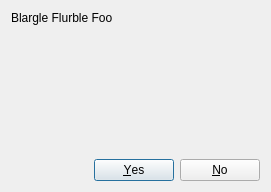
<?xml version="1.0" encoding="UTF-8"?>
<ui version="4.0">
 <class>ConfBox</class>
 <widget class="QDialog" name="ConfBox">
  <property name="geometry">
   <rect>
    <x>0</x>
    <y>0</y>
    <width>271</width>
    <height>192</height>
   </rect>
  </property>
  <property name="sizePolicy">
   <sizepolicy hsizetype="Preferred" vsizetype="Preferred">
    <horstretch>0</horstretch>
    <verstretch>0</verstretch>
   </sizepolicy>
  </property>
  <property name="windowTitle">
   <string>Query</string>
  </property>
  <property name="modal">
   <bool>true</bool>
  </property>
  <layout class="QVBoxLayout" name="verticalLayout_2">
   <item>
    <layout class="QVBoxLayout" name="verticalLayout">
     <item>
      <widget class="QLabel" name="label">
       <property name="sizePolicy">
        <sizepolicy hsizetype="Preferred" vsizetype="Preferred">
         <horstretch>0</horstretch>
         <verstretch>0</verstretch>
        </sizepolicy>
       </property>
       <property name="cursor">
        <cursorShape>ArrowCursor</cursorShape>
       </property>
       <property name="text">
        <string>Blargle Flurble Foo</string>
       </property>
      </widget>
     </item>
     <item>
      <spacer name="verticalSpacer">
       <property name="orientation">
        <enum>Qt::Vertical</enum>
       </property>
       <property name="sizeHint" stdset="0">
        <size>
         <width>20</width>
         <height>40</height>
        </size>
       </property>
      </spacer>
     </item>
    </layout>
   </item>
   <item>
    <widget class="QDialogButtonBox" name="buttonBox">
     <property name="orientation">
      <enum>Qt::Horizontal</enum>
     </property>
     <property name="standardButtons">
      <set>QDialogButtonBox::No|QDialogButtonBox::Yes</set>
     </property>
    </widget>
   </item>
  </layout>
 </widget>
 <resources/>
 <connections>
  <connection>
   <sender>buttonBox</sender>
   <signal>accepted()</signal>
   <receiver>ConfBox</receiver>
   <slot>accept()</slot>
   <hints>
    <hint type="sourcelabel">
     <x>248</x>
     <y>254</y>
    </hint>
    <hint type="destinationlabel">
     <x>157</x>
     <y>274</y>
    </hint>
   </hints>
  </connection>
  <connection>
   <sender>buttonBox</sender>
   <signal>rejected()</signal>
   <receiver>ConfBox</receiver>
   <slot>reject()</slot>
   <hints>
    <hint type="sourcelabel">
     <x>135</x>
     <y>169</y>
    </hint>
    <hint type="destinationlabel">
     <x>135</x>
     <y>95</y>
    </hint>
   </hints>
  </connection>
 </connections>
</ui>
